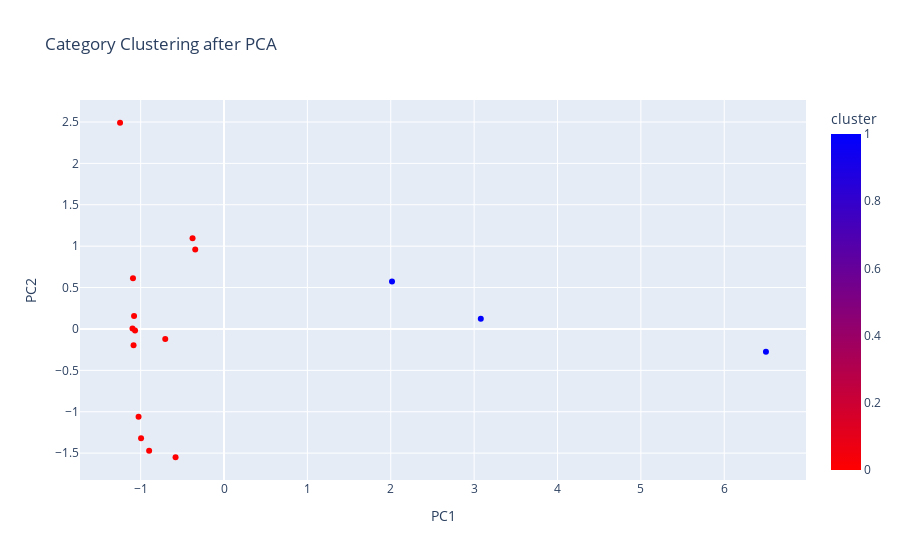

Here is the notebook cell this chart was saved with:
### Code cell
fig = px.scatter(
    pca_df,
    x="PC1",
    y="PC2",
    color="cluster",
    hover_name="category_mapped",
    hover_data=["category_mapped"],
    title="Category Clustering after PCA",
    color_continuous_scale='Bluered_r'
)

fig.show()

### Figure 1 — Plotly figure (JSON) as saved in the notebook; plotly's stock layout.template omitted (floating-point values rounded to 4 significant figures)
{"data": [{"customdata": [["wheat/atta-free"], ["muri"], ["suji/rawa"], ["coarse grains – other sources"], ["other wheat products"], ["other cereals & products"], ["wheat/atta – other sources"], ["rice-free"], ["vermicelli (sewai)"], ["rice – PDS"], ["chira"], ["maida"], ["other rice products (khoi/lawa, etc.)"], ["cereals: sub-total"], ["rice – other sources"], ["wheat/atta – PDS"]], "hovertemplate": "<b>%{hovertext}</b><br><br>PC1=%{x}<br>PC2=%{y}<br>category_mapped=%{customdata[0]}<br>cluster=%{marker.color}<extra></extra>", "hovertext": ["wheat/atta-free", "muri", "suji/rawa", "coarse grains – other sources", "other wheat products", "other cereals & products", "wheat/atta – other sources", "rice-free", "vermicelli (sewai)", "rice – PDS", "chira", "maida", "other rice products (khoi/lawa, etc.)", "cereals: sub-total", "rice – other sources", "wheat/atta – PDS"], "legendgroup": "", "marker": {"color": [0, 0, 0, 0, 0, 0, 1, 0, 0, 0, 0, 0, 0, 1, 1, 0], "coloraxis": "coloraxis", "symbol": "circle"}, "mode": "markers", "name": "", "orientation": "v", "showlegend": false, "type": "scatter", "x": [-0.8983, -1.092, -1.079, -0.7049, -1.085, -0.3775, 3.08, -0.5812, -1.247, -0.9951, -0.3453, -1.067, -1.098, 6.5, 2.015, -1.025], "xaxis": "x", "y": [-1.471, 0.6123, 0.1568, -0.1213, -0.1958, 1.096, 0.1219, -1.55, 2.491, -1.321, 0.9585, -0.01923, 0.004037, -0.274, 0.5735, -1.062], "yaxis": "y"}], "layout": {"coloraxis": {"colorbar": {"title": {"text": "cluster"}}, "colorscale": [[0, "rgb(255,0,0)"], [1, "rgb(0,0,255)"]]}, "legend": {"tracegroupgap": 0}, "title": {"text": "Category Clustering after PCA"}, "xaxis": {"anchor": "y", "domain": [0, 1], "title": {"text": "PC1"}}, "yaxis": {"anchor": "x", "domain": [0, 1], "title": {"text": "PC2"}}}}
